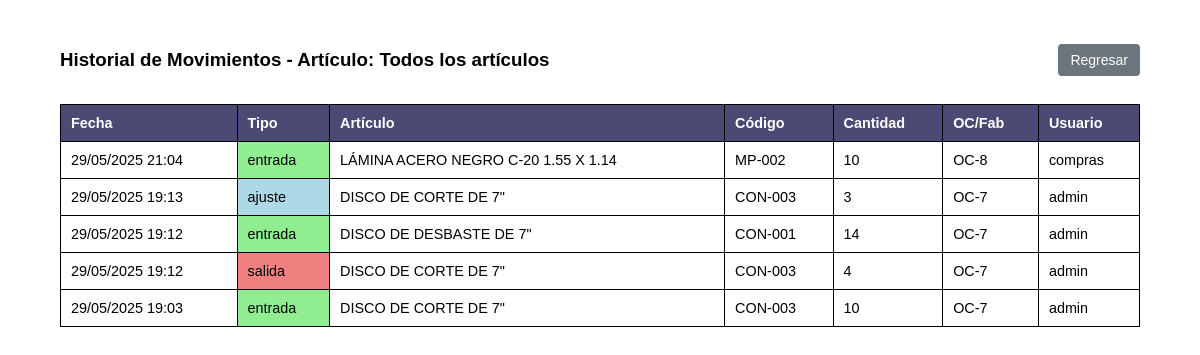
/ERP/almacen/ver_movs_alm.php (signed in), run on the app's committed database.
### tables this page shows
CREATE TABLE `movimientos_almacen` (
  `id_movimiento` int(11) NOT NULL,
  `id_alm` int(11) NOT NULL,
  `tipo_mov` enum('entrada','salida','ajuste') NOT NULL,
  `cantidad` int(11) NOT NULL,
  `fecha_mov` timestamp NOT NULL DEFAULT current_timestamp(),
  `id_oc` int(11) DEFAULT NULL,
  `id_fab` int(11) DEFAULT NULL,
  `id_usuario` int(11) NOT NULL,
  `notas` text DEFAULT NULL,
  `id_pr` int(11) DEFAULT NULL
);

CREATE TABLE `inventario_almacen` (
  `id_alm` int(11) NOT NULL,
  `codigo` varchar(50) NOT NULL,
  `descripcion` varchar(255) NOT NULL,
  `id_cat_alm` int(11) NOT NULL,
  `existencia` int(11) NOT NULL DEFAULT 0,
  `min_stock` int(11) DEFAULT 0,
  `max_stock` int(11) DEFAULT 0,
  `unidad_medida` varchar(20) NOT NULL,
  `activo` tinyint(1) DEFAULT 1,
  `created_at` timestamp NOT NULL DEFAULT current_timestamp(),
  `id_pr` int(11) DEFAULT NULL
);

CREATE TABLE `users` (
  `id` int(11) NOT NULL,
  `username` varchar(50) NOT NULL,
  `password` varchar(90) NOT NULL,
  `role` varchar(50) DEFAULT NULL,
  `nombre` varchar(50) NOT NULL,
  `apellido` varchar(80) NOT NULL
);

### ERP/almacen/ver_movs_alm.php (the view, shortened to what this page needs)
<?php
require 'C:/xampp/htdocs/db_connect.php';
$articulo_info = ['codigo' => 'Todos los artículos', 'descripcion' => ''];
$sql = "SELECT m.*, i.codigo, i.descripcion as item_desc, u.username as usuario
        FROM movimientos_almacen m
        LEFT JOIN inventario_almacen i ON m.id_alm = i.id_alm
        LEFT JOIN users u ON m.id_usuario = u.id
        WHERE 1=1";
$sql .= " ORDER BY m.fecha_mov DESC";
$result = $conn->query($sql);
?>
<!DOCTYPE html>
<html lang="es">
<head>
</head>
<body>
    <div class="container">
        <div class="header">
            <h3>Historial de Movimientos - Artículo: <?php
                echo htmlspecialchars($articulo_info['codigo']);
            ?></h3>
            <a href="ver_almacen.php" class="btn-regresar">Regresar</a>
        </div>
        <div class="table-container">
            <table>
                <thead>
                    <tr>
                        <th>Fecha</th>
                        <th>Tipo</th>
                        <th>Artículo</th>
                        <th>Código</th>
                        <th>Cantidad</th>
                        <th>OC/Fab</th>
                        <th>Usuario</th>
                    </tr>
                </thead>
                <tbody>
                    <?php if ($result->num_rows > 0): ?>
                        <?php while($row = $result->fetch_assoc()): ?>
                            <tr>
                                <td><?php echo date('d/m/Y H:i', strtotime($row['fecha_mov'])); ?></td>
                                <td class="<?php echo strtolower($row['tipo_mov']); ?>">
                                    <?php echo $row['tipo_mov']; ?>
                                </td>
                                <td><?php echo htmlspecialchars($row['item_desc']); ?></td>
                                <td><?php echo htmlspecialchars($row['codigo']); ?></td>
                                <td><?php echo $row['cantidad']; ?></td>
                                <td>
                                    <?php
                                    if ($row['id_oc']) {
                                        echo "OC-" . $row['id_oc'];
                                    } elseif ($row['id_fab']) {
                                        echo "FAB-" . $row['id_fab'];
                                    } else {
                                        echo "N/A";
                                    }
                                    ?>
                                </td>
                                <td><?php echo htmlspecialchars($row['usuario'] ?? 'N/A'); ?></td>
                            </tr>
                        <?php endwhile; ?>
                    <?php else: ?>
                        <tr>
                            <td colspan="7" style="text-align: center;">No se encontraron movimientos</td>
                        </tr>
                    <?php endif; ?>
                </tbody>
            </table>
        </div>
    </div>
</body>
</html>

### ERP/almacen/ver_movs_alm.php (style rules this page uses)
body { font-family: Arial, sans-serif; margin: 0; padding: 30px 60px; background-color: white; }
.container { padding: 0; width: 100%; margin: 0 auto; }
.header { display: flex; justify-content: space-between; align-items: center; margin-bottom: 15px; }
.btn-regresar { background-color: #6c757d; color: white; padding: 8px 12px; border: none; border-radius: 4px; text-decoration: none; font-size: 14px; }
table { width: 100%; border-collapse: collapse; border: 1px solid black; font-size: 0.9em; }
th, td { padding: 10px; text-align: left; border: 1px solid black; vertical-align: middle; }
th { background-color:rgba(7, 8, 66, 0.73); color: white; font-weight: bold; }
.entrada { background-color: lightgreen; font-weight: 500; }
.salida { background-color: lightcoral; font-weight: 500; }
.ajuste { background-color: lightblue; font-weight: 500; }

### data on the page
movimientos_almacen: fecha_mov "29/05/2025 21:04", tipo_mov "entrada", id_alm.descripcion "LÁMINA ACERO NEGRO C-20 1.55 X 1.14", id_alm.codigo "MP-002", cantidad "10", id_oc "8", id_usuario.username "compras"
movimientos_almacen: fecha_mov "29/05/2025 19:13", tipo_mov "ajuste", id_alm.descripcion "DISCO DE CORTE DE 7\"", id_alm.codigo "CON-003", cantidad "3", id_oc "7", id_usuario.username "admin"
movimientos_almacen: fecha_mov "29/05/2025 19:12", tipo_mov "entrada", id_alm.descripcion "DISCO DE DESBASTE DE 7\"", id_alm.codigo "CON-001", cantidad "14", id_oc "7", id_usuario.username "admin"
movimientos_almacen: fecha_mov "29/05/2025 19:12", tipo_mov "salida", id_alm.descripcion "DISCO DE CORTE DE 7\"", id_alm.codigo "CON-003", cantidad "4", id_oc "7", id_usuario.username "admin"
movimientos_almacen: fecha_mov "29/05/2025 19:03", tipo_mov "entrada", id_alm.descripcion "DISCO DE CORTE DE 7\"", id_alm.codigo "CON-003", cantidad "10", id_oc "7", id_usuario.username "admin"

### other printed values
$articulo_info['codigo'] "Todos los artículos"
